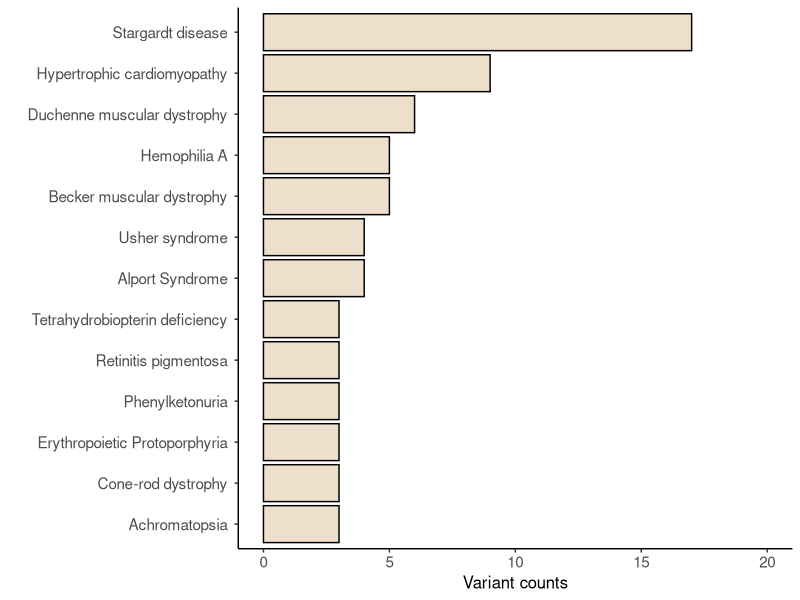
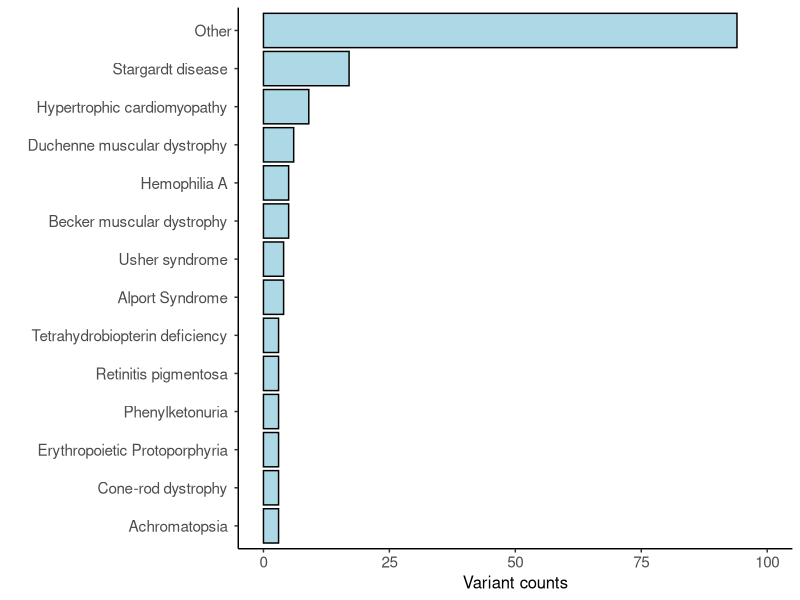
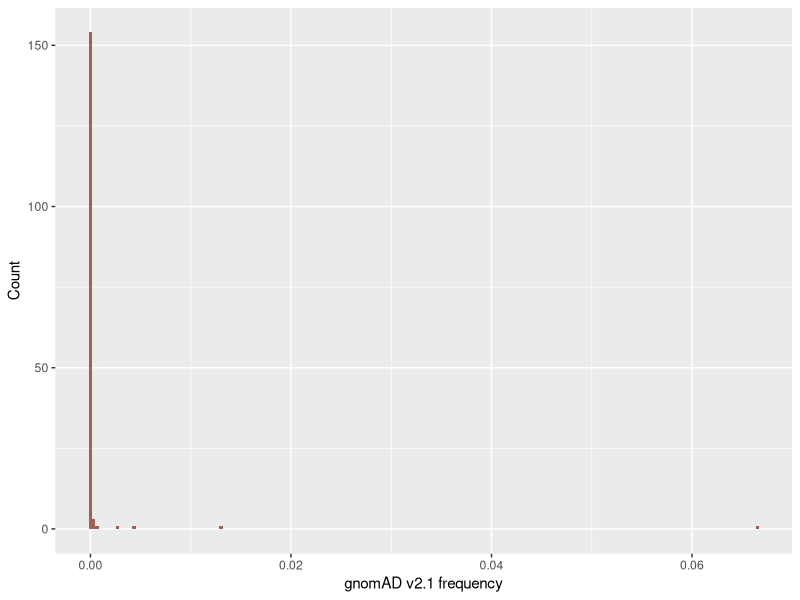
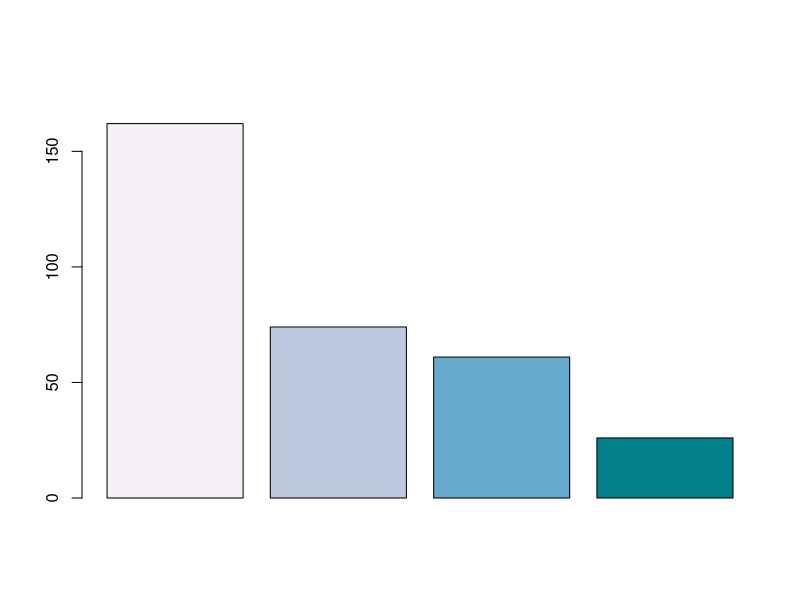

These figures' R source, in order: (Note: this script raises an error after producing the figures.)
library(ggplot2)
library(RColorBrewer)
library(readr)
library(dplyr)
library(tidyr)
library(tibble)
library(stringr)

setwd("~/git_repos/paper_intronic_benchmark/scripts")
data <- read_tsv('../data/manual_curation/manual_curated.tsv')

data <- data %>% filter(Source == "pbarbosa_2022")

###################
# Disease barplot #
###################
data <- data %>% separate(., col=`Phenotype (OMIM)`,into = "disease", sep = "\\(", remove = F)
counts <- data %>% dplyr::select(disease) %>% group_by(disease) %>% mutate(n_occur = n()) %>% distinct()
counts <- counts %>% mutate(disease_filt = case_when(n_occur >= 3 ~ disease,
                                                     n_occur < 3 ~ "Other"))

# Diseases with more than 3 variants
no_other <- counts %>% filter(disease_filt != "Other")
ggplot(no_other) +
  geom_bar(mapping = aes(x = n_occur, y = reorder(disease, n_occur)), stat = 'identity',fill = 'antiquewhite2', colour='black') +
  labs(y='', x="Variant counts") + 
  theme_bw() +
  theme(legend.title=element_blank(),
        axis.text.y = element_text(size=11),
        axis.text.x = element_text(size=11),
        axis.title.x = element_text(size=12),
        axis.line = element_line(colour = "black"),
        panel.grid.major = element_blank(),
        panel.grid.minor = element_blank(),
        panel.border = element_blank(),
        panel.background = element_blank()) +
 xlim(0, 20)

# All diseases
aux <- filter(counts, disease_filt == "Other")
other_df <- tibble_row(disease = c("Other"),
                       n_occur = sum(aux$n_occur),
                       disease_filt = c("Other"))
all <- bind_rows(no_other, other_df)

ggplot(all) +
  geom_bar(mapping = aes(x = n_occur, y = reorder(disease, n_occur)), stat = 'identity',fill = 'lightblue', colour='black') +
  labs(y='', x="Variant counts") + 
  theme_bw() +
  theme(legend.title=element_blank(),
        axis.text.y = element_text(size=11),
        axis.text.x = element_text(size=11),
        axis.title.x = element_text(size=12),
        axis.line = element_line(colour = "black"),
        panel.grid.major = element_blank(),
        panel.grid.minor = element_blank(),
        panel.border = element_blank(),
        panel.background = element_blank()) +
  xlim(0, 100)

###################
## AF histogram ###
###################
data <- data %>% mutate(gnomADg_AF = as.numeric(gnomADg_AF)) %>% 
  mutate(gnomADg_AF = ifelse(is.na(gnomADg_AF), 0, gnomADg_AF))

ggplot(data, aes(gnomADg_AF)) +
  geom_histogram(bins = 200, fill='coral4', alpha=0.8) +
  #geom_density(fill='coral4', alpha=0.7) +
  xlab('gnomAD v2.1 frequency') +
  ylab('Count')
  
##################
###  Overlaps  ###
##################
data <- read_tsv("../data/manual_curation/overlaps.tsv")
counts <- data %>% group_by(source) %>% summarize(n=n())

our_curation = counts %>% filter(source == "pbarbosa") %>% pull(n)
in_clinvar = counts %>% filter(source == "in_clinvar") %>% pull(n)
in_clinvar_and_patho_or_likely = in_clinvar - counts %>% filter(source == "in_clinvar_wrong_interpt") %>% pull(n)
in_gnomad = counts %>% filter(source == "in_gnomad") %>% pull(n)


v <- c(our_curation, in_clinvar, in_clinvar_and_patho_or_likely, in_gnomad)
cols <- brewer.pal(n = 4, name = "PuBuGn")
names(v) <- c("Our curation",
             "In ClinVar", 
             "In Clinvar & Pathogenic/Likely_pathogenic",
             "In gnomAD v2.1")
          
barplot(v,
        ylim = c(0, 180),
        col = cols,
        xaxt='n')
legend(locator(1), legend = names(v),fill = cols)

# library(VennDiagram)
# flog.threshold(ERROR)
#Make the plot
# venn.diagram(
#   x = list(data %>% filter(source=="pbarbosa") %>% unlist(),
#            data %>% filter(source=="in_clinvar") %>% unlist(),
#            data %>% filter(source=="in_clinvar_wrong_interpt") %>% unlist(),
#            data %>% filter(source=="in_gnomad") %>% unlist()),
#   category.names = c("Our curation" , "In ClinVar" , 
#                      "In ClinVar with wrong interpretations",
#                      "In gnomAD v2.1"),
#   filename='~/Desktop/venn.png')
 
